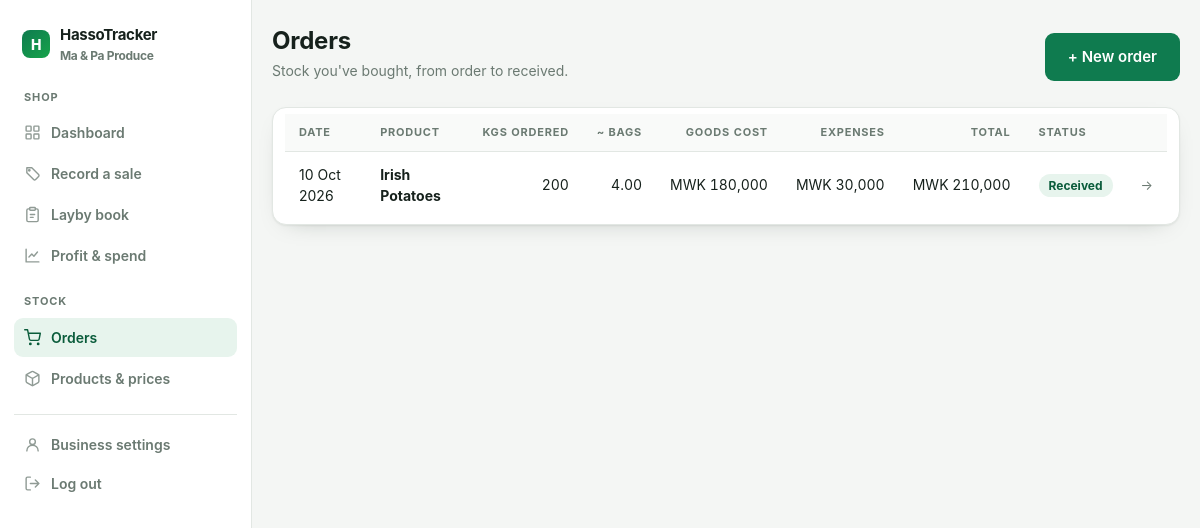
/orders/ (signed in), run on the app's committed database.
### accounts/models.py (models this page shows, shortened)
class Profile(models.Model):
    user = models.OneToOneField(
        settings.AUTH_USER_MODEL,
        on_delete=models.CASCADE,
        related_name='profile',
    )
    business_name = models.CharField(max_length=150, blank=True)
    phone = models.CharField(max_length=30, blank=True)
    currency = models.CharField(max_length=8, default='MWK')
    onboarded = models.BooleanField(default=False)
    created_at = models.DateTimeField(auto_now_add=True)
    class Meta:
        ordering = ['user__username']
    @property
    def display_name(self):
        return self.business_name or self.user.get_username()

### tracker/models.py (models this page shows, shortened)
class Order(models.Model):
    owner = models.ForeignKey(
        settings.AUTH_USER_MODEL,
        on_delete=models.CASCADE,
        related_name='orders',
    )
    product = models.ForeignKey(
        Product, on_delete=models.PROTECT, related_name='orders'
    )
    order_date = models.DateField(default=timezone.localdate)
    quantity_kg = models.DecimalField(
        max_digits=12,
        decimal_places=2,
        validators=[MinValueValidator(Decimal('0.01'))],
        verbose_name='KGs ordered',
        help_text='Total kilograms ordered. 50kg is a standard bag.',
    )
    order_price = models.DecimalField(
        max_digits=12,
        decimal_places=2,
        validators=[MinValueValidator(ZERO)],
        verbose_name='Price for total order',
        help_text='What the whole order of goods cost.',
    )
    opening_balance = models.DecimalField(
        max_digits=12,
        decimal_places=2,
        default=ZERO,
        verbose_name='Money before order',
        help_text='Cash you had before buying.',
    )
    transport_to_market = models.DecimalField(
        max_digits=12,
        decimal_places=2,
        default=ZERO,
        validators=[MinValueValidator(ZERO)],
        verbose_name='Transport to the market',
        help_text='Money to go to the market.',
    )
    transport_from_market = models.DecimalField(
        max_digits=12,
        decimal_places=2,
        default=ZERO,
        validators=[MinValueValidator(ZERO)],
        verbose_name='Transport coming back',
        help_text='Money to come back.',
    )
    food_amount = models.DecimalField(
        max_digits=12,
        decimal_places=2,
        default=ZERO,
        validators=[MinValueValidator(ZERO)],
        verbose_name='Food on the way',
    )
    other_amount = models.DecimalField(
        max_digits=12,
        decimal_places=2,
        default=ZERO,
        validators=[MinValueValidator(ZERO)],
        verbose_name='Other costs',
    )
    other_description = models.CharField(
        max_length=150, blank=True, verbose_name='Other description'
    )
    notes = models.TextField(blank=True)
    created_at = models.DateTimeField(auto_now_add=True)
    class Meta:
        ordering = ['-order_date', '-created_at']
    @property
    def bags(self):
        if not self.quantity_kg:
            return ZERO
        return (self.quantity_kg / BAG_KG).quantize(Decimal('0.01'))
    @property
    def expenses_total(self):
        return (
            self.transport_to_market
            + self.transport_from_market
            + self.food_amount
            + self.other_amount
        )
    @property
    def total_spent(self):
        return self.order_price + self.expenses_total
    @property
    def is_received(self):
        return self.batches.exists()

class Product(models.Model):
    owner = models.ForeignKey(
        settings.AUTH_USER_MODEL,
        on_delete=models.CASCADE,
        related_name='products',
    )
    name = models.CharField(max_length=150)
    created_at = models.DateTimeField(auto_now_add=True)
    class Meta:
        ordering = ['name']
        constraints = [
            models.UniqueConstraint(
                fields=['owner', 'name'], name='unique_product_per_owner'
            )
        ]

### tracker/views.py (the view)
# urls.py: path('orders/', views.order_list, name='order_list'),
@onboarded_required
def order_list(request):
    orders = (
        Order.objects.filter(owner=request.user)
        .select_related('product')
        .prefetch_related('batches')
    )
    return render(request, 'tracker/order_list.html', {'orders': orders})

### accounts/context_processors.py (called while the page is built)
def site_context(request):
    profile = None
    user = getattr(request, 'user', None)
    if user is not None and user.is_authenticated:
        profile = getattr(user, 'profile', None)
    return {
        'CURRENCY': settings.CURRENCY,
        'site_profile': profile,
        'nav_section': request.path.strip('/').split('/')[0],
    }

### tracker/templatetags/money.py (called while the page is built)
@register.filter
def money(value):
    if value in (None, ''):
        value = 0
    try:
        amount = Decimal(value)
    except (InvalidOperation, ValueError, TypeError):
        return value
    if amount == amount.to_integral():
        formatted = f'{amount:,.0f}'
    else:
        formatted = f'{amount:,.2f}'
    return f'{settings.CURRENCY} {formatted}'

### templates/tracker/order_list.html (shortened to what this page needs)
{% extends 'app_base.html' %}{% load money %}
{% block content %}
<div class="page-head">
  <div>
    <h1>Orders</h1>
    <div class="sub">Stock you've bought, from order to received.</div>
  </div>
  <a class="btn btn-lg" href="{% url 'order_create' %}">+ New order</a>
</div>
<div class="section">
  {% if orders %}
    <div class="card card-pad" style="padding:6px 0">
      <div class="table-wrap" style="padding:0 12px">
        <table class="data">
          <thead><tr><th>Date</th><th>Product</th><th class="num">KGs ordered</th><th class="num">~ bags</th><th class="num">Goods cost</th><th class="num">Expenses</th><th class="num">Total</th><th>Status</th><th></th></tr></thead>
          <tbody>
            {% for order in orders %}
              <tr class="clickable" onclick="location.href='{% url 'order_detail' order.pk %}'">
                <td>{{ order.order_date|date:"d M Y" }}</td>
                <td class="bold">{{ order.product.name }}</td>
                <td class="num">{{ order.quantity_kg|floatformat:0 }}</td>
                <td class="num">{{ order.bags }}</td>
                <td class="num">{{ order.order_price|money }}</td>
                <td class="num">{{ order.expenses_total|money }}</td>
                <td class="num">{{ order.total_spent|money }}</td>
                <td>
                  {% if order.is_received %}
                    <span class="chip">Received</span>
                  {% else %}
                    <span class="chip chip-amber">Awaiting</span>
                  {% endif %}
                </td>
                <td class="right"><span class="muted small">&rarr;</span></td>
              </tr>
            {% endfor %}
          </tbody>
        </table>
      </div>
    </div>
  {% else %}
    <div class="empty">
      <h3>No orders yet</h3>
      <p>Start with the stock you buy - everything else builds on it.</p>
      <a class="btn" href="{% url 'order_create' %}">Create your first order</a>
    </div>
  {% endif %}
</div>
{% endblock %}

### templates/app_base.html (shortened to what this page needs)
{% load static %}<!DOCTYPE html>
<html lang="en">
<head>
  <link rel="stylesheet" href="{% static 'css/app.css' %}">
</head>
<body>
  <aside class="sidebar" id="sidebar">
    <div class="sidebar-inner">
      <a class="brand" href="{% url 'dashboard' %}">
        <span class="brand-mark">H</span>
        <div>
          <div class="brand-name">HassoTracker</div>
          <div class="brand-sub">{{ site_profile.display_name|default:user.username }}</div>
        </div>
      </a>
      <nav class="sidebar-nav">
        <span class="nav-group">Shop</span>
        <a class="nav-link {% if nav_section == '' %}active{% endif %}" href="{% url 'dashboard' %}">
          Dashboard
        </a>
        <a class="nav-link {% if nav_section == 'sell' %}active{% endif %}" href="{% url 'sell' %}">
          <svg viewBox="0 0 24 24" fill="none" stroke="currentColor" stroke-width="2" stroke-linecap="round" stroke-linejoin="round"><path d="M20.59 13.41 11 3.83H4v7l9.59 9.59a2 2 0 0 0 2.82 0l4.18-4.18a2 2 0 0 0 0-2.83Z"/><circle cx="7.5" cy="7.5" r="1" fill="currentColor"/></svg>
          Record a sale
        </a>
        <a class="nav-link {% if nav_section == 'layby' %}active{% endif %}" href="{% url 'layby' %}">
          <svg viewBox="0 0 24 24" fill="none" stroke="currentColor" stroke-width="2" stroke-linecap="round" stroke-linejoin="round"><path d="M16 4h2a2 2 0 0 1 2 2v14a2 2 0 0 1-2 2H6a2 2 0 0 1-2-2V6a2 2 0 0 1 2-2h2"/><rect x="8" y="2" width="8" height="4" rx="1"/><path d="M9 12h6M9 16h4"/></svg>
          Layby book
        </a>
        <a class="nav-link {% if nav_section == 'summary' %}active{% endif %}" href="{% url 'summary' %}">
          <svg viewBox="0 0 24 24" fill="none" stroke="currentColor" stroke-width="2" stroke-linecap="round" stroke-linejoin="round"><path d="M3 3v18h18"/><path d="m7 14 4-4 3 3 5-6"/></svg>
          Profit &amp; spend
        </a>
        <span class="nav-group">Stock</span>
        <a class="nav-link {% if nav_section == 'orders' %}active{% endif %}" href="{% url 'order_list' %}">
          <svg viewBox="0 0 24 24" fill="none" stroke="currentColor" stroke-width="2" stroke-linecap="round" stroke-linejoin="round"><circle cx="9" cy="21" r="1"/><circle cx="20" cy="21" r="1"/><path d="M1 1h4l2.68 13.39a2 2 0 0 0 2 1.61h9.72a2 2 0 0 0 2-1.61L23 6H6"/></svg>
          Orders
        </a>
        <a class="nav-link {% if nav_section == 'products' %}active{% endif %}" href="{% url 'products' %}">
          <svg viewBox="0 0 24 24" fill="none" stroke="currentColor" stroke-width="2" stroke-linecap="round" stroke-linejoin="round"><path d="M21 8a2 2 0 0 0-1-1.73l-7-4a2 2 0 0 0-2 0l-7 4A2 2 0 0 0 3 8v8a2 2 0 0 0 1 1.73l7 4a2 2 0 0 0 2 0l7-4A2 2 0 0 0 21 16Z"/><path d="M3.3 7 12 12l8.7-5M12 22V12"/></svg>
          Products &amp; prices
        </a>
      </nav>
      <div class="sidebar-foot">
        <a class="nav-link" href="{% url 'profile' %}">
          <svg viewBox="0 0 24 24" fill="none" stroke="currentColor" stroke-width="2" stroke-linecap="round" stroke-linejoin="round"><circle cx="12" cy="8" r="4"/><path d="M4 21a8 8 0 0 1 16 0"/></svg>
          Business settings
        </a>
        <form method="post" action="{% url 'logout' %}" class="mx-0">{% csrf_token %}
          <button class="nav-link link-btn" type="submit">
            <svg viewBox="0 0 24 24" fill="none" stroke="currentColor" stroke-width="2" stroke-linecap="round" stroke-linejoin="round"><path d="M9 21H5a2 2 0 0 1-2-2V5a2 2 0 0 1 2-2h4"/><path d="m16 17 5-5-5-5M21 12H9"/></svg>
            Log out
          </button>
        </form>
      </div>
    </div>
  </aside>
  <div class="app-main">
    <main class="page">
      {% block content %}{% endblock %}
    </main>
  </div>
</body>
</html>

### data on the page
Profile: display_name "Ma & Pa Produce"
Order: order_date "10 Oct 2026", product.name "Irish Potatoes", quantity_kg "200", bags "4.00", order_price "MWK 180,000", expenses_total "MWK 30,000", total_spent "MWK 210,000", shows "Received"
